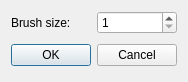
<?xml version="1.0" encoding="UTF-8"?>
<ui version="4.0">
 <class>brushSizeDialog</class>
 <widget class="QDialog" name="brushSizeDialog">
  <property name="geometry">
   <rect>
    <x>0</x>
    <y>0</y>
    <width>182</width>
    <height>78</height>
   </rect>
  </property>
  <property name="windowTitle">
   <string>Set brush size</string>
  </property>
  <layout class="QGridLayout" name="gridLayout">
   <item row="0" column="0">
    <layout class="QHBoxLayout" name="horizontalLayout">
     <item>
      <widget class="QLabel" name="sizeLabel">
       <property name="text">
        <string>Brush size:</string>
       </property>
      </widget>
     </item>
     <item>
      <widget class="QSpinBox" name="sizeSpin">
       <property name="minimum">
        <number>1</number>
       </property>
       <property name="maximum">
        <number>9999</number>
       </property>
      </widget>
     </item>
    </layout>
   </item>
   <item row="1" column="0">
    <layout class="QHBoxLayout">
     <property name="spacing">
      <number>6</number>
     </property>
     <property name="leftMargin">
      <number>0</number>
     </property>
     <property name="topMargin">
      <number>0</number>
     </property>
     <property name="rightMargin">
      <number>0</number>
     </property>
     <property name="bottomMargin">
      <number>0</number>
     </property>
     <item>
      <spacer>
       <property name="orientation">
        <enum>Qt::Horizontal</enum>
       </property>
       <property name="sizeHint" stdset="0">
        <size>
         <width>131</width>
         <height>31</height>
        </size>
       </property>
      </spacer>
     </item>
     <item>
      <widget class="QPushButton" name="okButton">
       <property name="text">
        <string>OK</string>
       </property>
      </widget>
     </item>
     <item>
      <widget class="QPushButton" name="cancelButton">
       <property name="text">
        <string>Cancel</string>
       </property>
      </widget>
     </item>
    </layout>
   </item>
  </layout>
 </widget>
 <resources/>
 <connections>
  <connection>
   <sender>okButton</sender>
   <signal>clicked()</signal>
   <receiver>brushSizeDialog</receiver>
   <slot>accept()</slot>
   <hints>
    <hint type="sourcelabel">
     <x>278</x>
     <y>253</y>
    </hint>
    <hint type="destinationlabel">
     <x>96</x>
     <y>254</y>
    </hint>
   </hints>
  </connection>
  <connection>
   <sender>cancelButton</sender>
   <signal>clicked()</signal>
   <receiver>brushSizeDialog</receiver>
   <slot>reject()</slot>
   <hints>
    <hint type="sourcelabel">
     <x>369</x>
     <y>253</y>
    </hint>
    <hint type="destinationlabel">
     <x>179</x>
     <y>282</y>
    </hint>
   </hints>
  </connection>
 </connections>
</ui>
